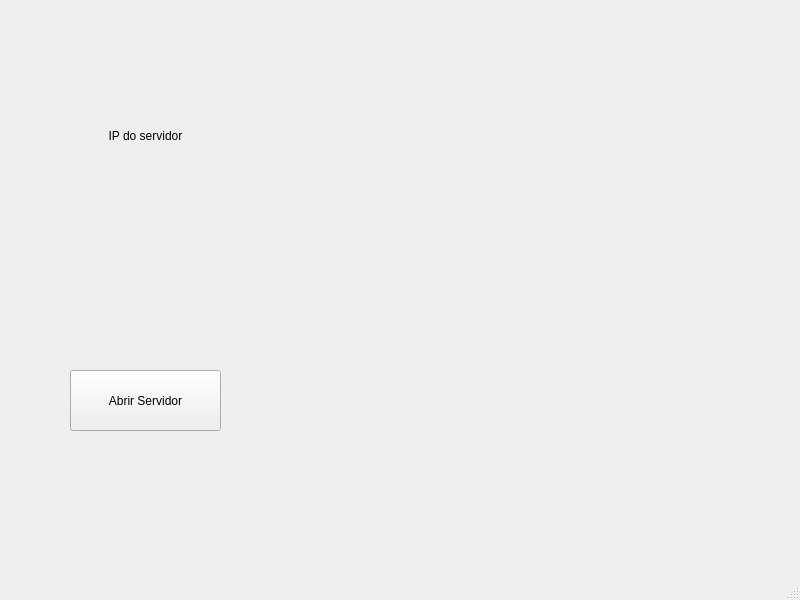
<?xml version="1.0" encoding="UTF-8"?>
<ui version="4.0">
 <class>MainWindow</class>
 <widget class="QMainWindow" name="MainWindow">
  <property name="geometry">
   <rect>
    <x>0</x>
    <y>0</y>
    <width>800</width>
    <height>600</height>
   </rect>
  </property>
  <property name="windowTitle">
   <string>MainWindow</string>
  </property>
  <widget class="QWidget" name="centralwidget">
   <widget class="QPushButton" name="pushButton">
    <property name="geometry">
     <rect>
      <x>70</x>
      <y>370</y>
      <width>151</width>
      <height>61</height>
     </rect>
    </property>
    <property name="text">
     <string>Abrir Servidor</string>
    </property>
   </widget>
   <widget class="QLabel" name="label">
    <property name="geometry">
     <rect>
      <x>70</x>
      <y>100</y>
      <width>151</width>
      <height>71</height>
     </rect>
    </property>
    <property name="whatsThis">
     <UInt>0</UInt>
    </property>
    <property name="text">
     <string>IP do servidor</string>
    </property>
    <property name="alignment">
     <set>Qt::AlignCenter</set>
    </property>
   </widget>
  </widget>
  <widget class="QMenuBar" name="menubar">
   <property name="geometry">
    <rect>
     <x>0</x>
     <y>0</y>
     <width>800</width>
     <height>21</height>
    </rect>
   </property>
  </widget>
  <widget class="QStatusBar" name="statusbar"/>
 </widget>
 <resources/>
 <connections/>
</ui>
